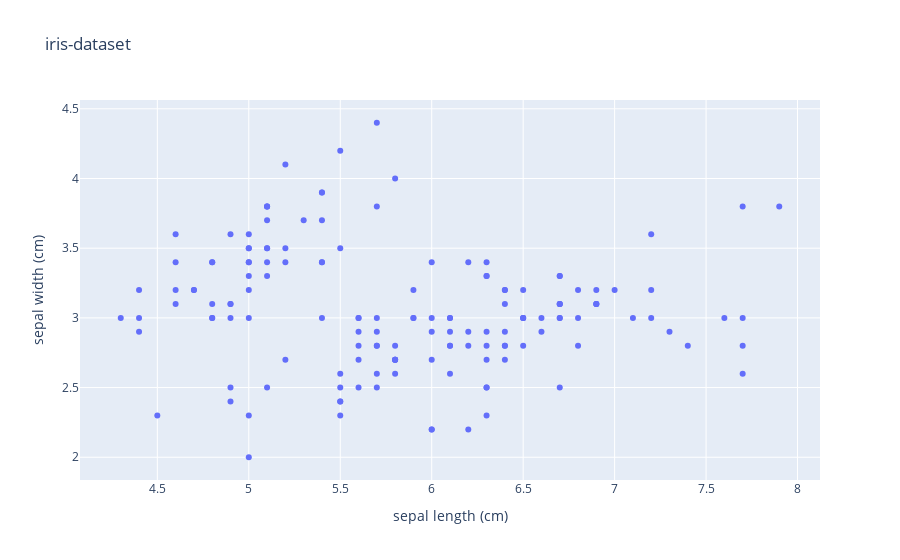

This figure's notebook cell:
### Code cell
figure = px.scatter(
    data_frame=df, 
    x='sepal length (cm)',
    y='sepal width (cm)',
    title='iris-dataset'
)

figure

### Figure 1 — Plotly figure (JSON) as saved in the notebook; plotly's stock layout.template omitted (floating-point values rounded to 4 significant figures; data arrays with more than 128 entries replaced by an {"elided": "..."} marker saying what was removed)
{"data": [{"hovertemplate": "sepal length (cm)=%{x}<br>sepal width (cm)=%{y}<extra></extra>", "legendgroup": "", "marker": {"color": "#636efa", "symbol": "circle"}, "mode": "markers", "name": "", "orientation": "v", "showlegend": false, "type": "scatter", "x": {"elided": "150 float values"}, "xaxis": "x", "y": {"elided": "150 float values"}, "yaxis": "y"}], "layout": {"legend": {"tracegroupgap": 0}, "title": {"text": "iris-dataset"}, "xaxis": {"anchor": "y", "domain": [0, 1], "title": {"text": "sepal length (cm)"}}, "yaxis": {"anchor": "x", "domain": [0, 1], "title": {"text": "sepal width (cm)"}}}}
